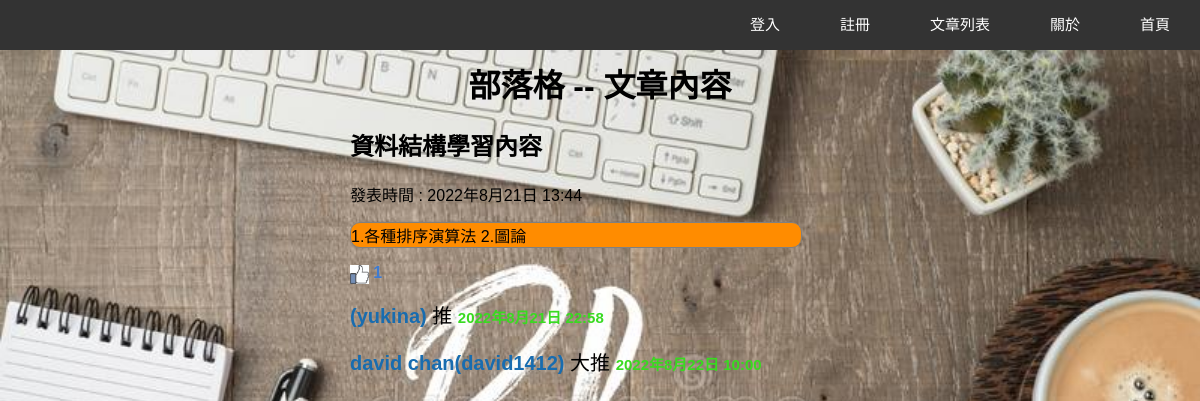
Before: /articleRead/2/ with the older database file.
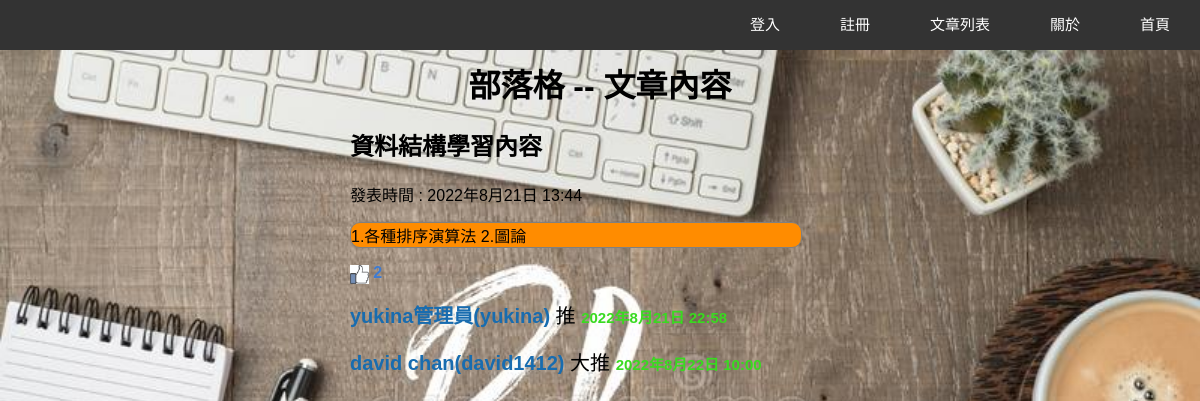
After: the same page with the newer database file.
### article/models.py (models this page shows, shortened)
class Article(models.Model):
    title = models.CharField(max_length=128, unique=True)
    content = models.TextField()
    pubDateTime = models.DateTimeField(auto_now_add=True)
    likes = models.ManyToManyField(User)
    class Meta:
        db_table = 'Articles'

class Comment(models.Model):
    article = models.ForeignKey(Article, on_delete=models.CASCADE)
    user = models.ForeignKey(User , on_delete=models.CASCADE)
    content = models.CharField(max_length=128)
    pubDateTime = models.DateTimeField(auto_now_add=True)
    class Meta:
        db_table = 'Comments'

### account/models.py (models this page shows)
class User(AbstractUser):
    fullName = models.CharField(max_length=128)
    website = models.URLField(blank=True, null=True)
    address = models.CharField(max_length=128, blank=True, null=True)
    def __str__(self):
        return self.fullName + "("+self.username+")"

### article/views.py (the view)
# urls.py: path('articleRead/<int:articleId>/', views.articleRead, name="articleRead"),
def articleRead(request, articleId):
    article = get_object_or_404(Article, id=articleId)
    context = {'article':article,
                'comments':Comment.objects.filter(article=article)}
    return render(request, 'articleRead.html', context)

### templates/articleRead.html (shortened to what this page needs)
{% extends "base.html" %}
{% load static %}
{% block heading %}文章內容{% endblock %}
{% block content %}
<link rel="stylesheet" href="{% static 'css/article.css' %}">
<div class="container">
    <h2 class="title">{{ article.title }}</h2>
            <p>發表時間 : {{ article.pubDateTime }}</p>
        <div class="articleContent">
            {{ article.content }}
        </div>
            <p class='like'>
                <img id="like" src="{% static 'img/like.png' %}" alt="like"> {{ article.likes.count }}
            </p>
        {% for comment in comments %}
            <div class="usercomment">
                <span class="commentAuthor">
                    {{ comment.user }}
                </span>
            {% if comment.user != user %}
                <span class="comment">
                    {{ comment.content }}
                </span>
            {% endif %}
                <span class="commentTime">
                    {{ comment.pubDateTime }}
                </span>
            </div>
        {% endfor %}
</div>
{% endblock %}

Changed rows visible on the page:
computed for Article "資料結構學習內容": likes.count "1" → "2"
changed through a linked row, Comment: user "(yukina)" → "yukina管理員(yukina)"
